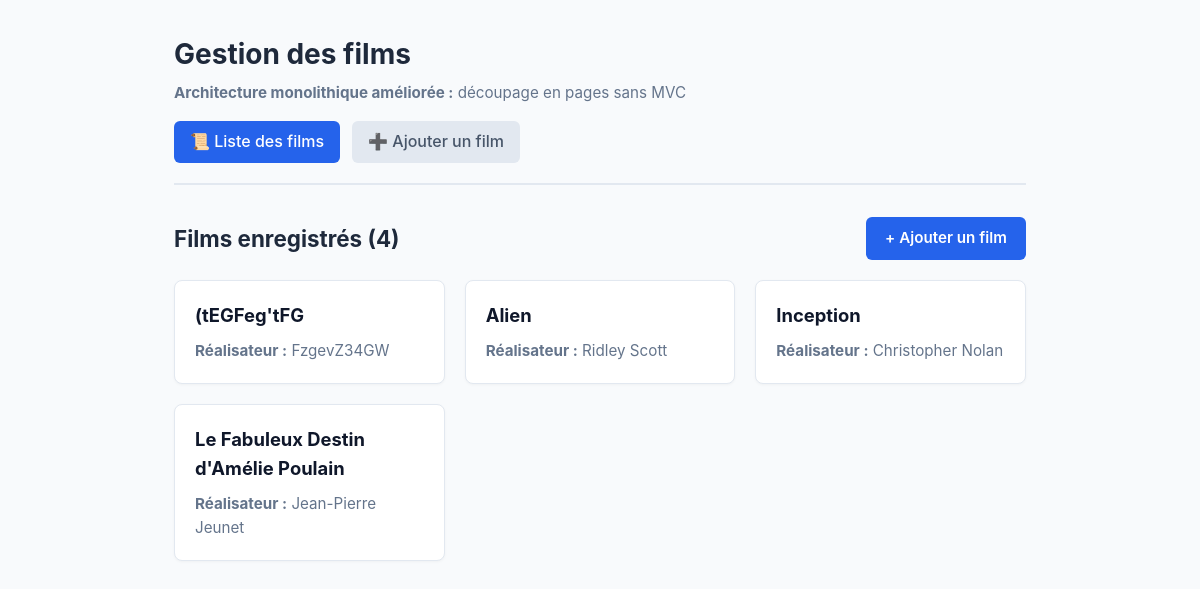
The page / on the database its author committed.
### tables this page shows
CREATE TABLE films (
    id INTEGER PRIMARY KEY AUTOINCREMENT,
    titre TEXT NOT NULL,
    realisateur TEXT NOT NULL
);

### index.php (the view, shortened to what this page needs)
<?php
require_once __DIR__ . '/db.php';
$sql = '
    SELECT id, titre, realisateur
    FROM films
    ORDER BY titre
';
$stmt = $pdo->query($sql);
$films = $stmt->fetchAll();
?>
<!DOCTYPE html>
<html lang="fr">
<head>
    <link rel="stylesheet" href="style.css">
</head>
<body>
    <header>
        <div class="brand">
            <div>
                <h1>Gestion des films</h1>
                <p class="subtitle"><strong>Architecture monolithique améliorée :</strong> découpage en pages sans MVC
                </p>
            </div>
        </div>
        <nav class="nav-bar">
            <a href="index.php" class="active">📜 Liste des films</a>
            <a href="creer.php">➕ Ajouter un film</a>
        </nav>
    </header>
    <main>
        <div class="films-header">
            <h2>Films enregistrés (<?= count($films) ?>)</h2>
            <a href="creer.php" class="btn btn-primary">+ Ajouter un film</a>
        </div>
        <?php if ($films === []): ?>
            <div class="empty-state">
                <p>Aucun film enregistré pour le moment.</p>
                <a href="creer.php" class="btn btn-primary">Créer le premier film</a>
            </div>
        <?php else: ?>
            <div class="films-grid">
                <?php foreach ($films as $film): ?>
                    <article class="film-card">
                        <h3><?= htmlspecialchars($film['titre']) ?></h3>
                        <p><strong>Réalisateur :</strong> <?= htmlspecialchars($film['realisateur']) ?></p>
                    </article>
                <?php endforeach; ?>
            </div>
        <?php endif; ?>
    </main>
</body>
</html>

### style.css (style rules this page uses)
* { box-sizing: border-box; }
body { font-family: -apple-system, BlinkMacSystemFont, "Segoe UI", Roboto, Helvetica, Arial, sans-serif; max-width: 900px; margin: 2rem auto; padding: 0 1.5rem; line-height: 1.6; color: #2c3e50; background-color: #f8fafc; }
header { margin-bottom: 2rem; border-bottom: 2px solid #e2e8f0; padding-bottom: 1.25rem; }
.brand { display: flex; justify-content: space-between; align-items: center; flex-wrap: wrap; gap: 1rem; margin-bottom: 1rem; }
.brand h1 { margin: 0; font-size: 1.75rem; color: #1e293b; }
.subtitle { margin: 0.25rem 0 0 0; color: #64748b; font-size: 0.95rem; }
nav.nav-bar { display: flex; gap: 0.75rem; margin-top: 1rem; }
nav.nav-bar a { text-decoration: none; padding: 0.5rem 1rem; border-radius: 6px; font-weight: 500; color: #475569; background-color: #e2e8f0; transition: background-color 0.2s, color 0.2s; }
nav.nav-bar a.active { background-color: #2563eb; color: #ffffff; }
.btn { display: inline-block; padding: 0.6rem 1.2rem; border-radius: 6px; font-weight: 600; font-size: 0.95rem; text-decoration: none; border: none; cursor: pointer; transition: background-color 0.2s, transform 0.1s; }
.btn-primary { background-color: #2563eb; color: #ffffff; }
.films-header { display: flex; justify-content: space-between; align-items: center; margin-bottom: 1.25rem; }
.films-header h2 { margin: 0; font-size: 1.4rem; color: #1e293b; }
.films-grid { display: grid; grid-template-columns: repeat(auto-fill, minmax(260px, 1fr)); gap: 1.25rem; }
article.film-card { background: #ffffff; border: 1px solid #e2e8f0; border-radius: 8px; padding: 1.25rem; box-shadow: 0 1px 3px rgba(0, 0, 0, 0.04); display: flex; flex-direction: column; justify-content: space-between; }
article.film-card h3 { margin: 0 0 0.5rem 0; font-size: 1.15rem; color: #0f172a; }
article.film-card p { margin: 0; color: #64748b; font-size: 0.95rem; }

### rows shown on the page
films: titre "(tEGFeg'tFG", realisateur "FzgevZ34GW"
films: titre "Alien", realisateur "Ridley Scott"
films: titre "Inception", realisateur "Christopher Nolan"
films: titre "Le Fabuleux Destin d'Amélie Poulain", realisateur "Jean-Pierre Jeunet"

### other values the page prints
count($films) "4"
